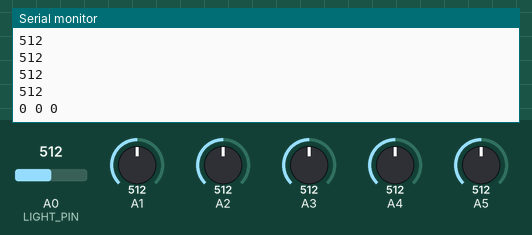
This sketch was run on a simulated Arduino Uno, built with avr-gcc and run on an emulated ATmega328P. On the bench: the last lines printed to the serial monitor. The test bench sets the inputs (shaded band); at power-on: A0 (LIGHT_PIN) = 512, A1 = 512, A3 = 512, A5 = 512, A2 = 512, A4 = 512.

Above: at 1.3 s.
1.4 s: A0 (LIGHT_PIN) set to 716
At 1.93 s:
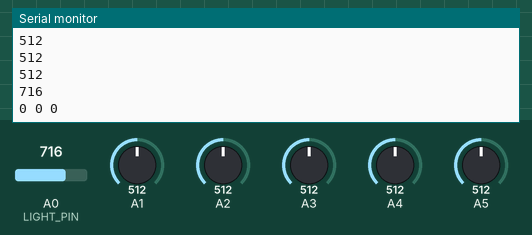
2.9 s: A1 set to 306
At 3.43 s:
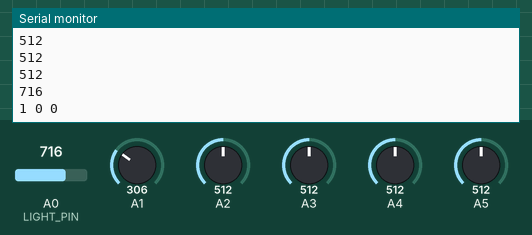
4.4 s: A3 set to 306
At 4.94 s:
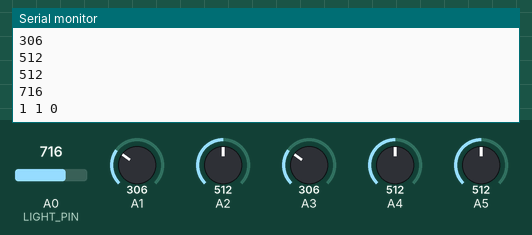
5.9 s: A5 set to 306
At 6.45 s:
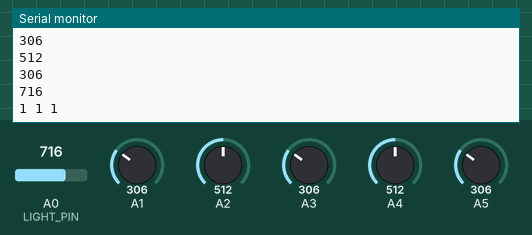
7.4 s: A2 set to 65
8.9 s: A4 set to 992
Timing chart, 0 to 11.4 s (numbered marks = the images above; inputs shaded):
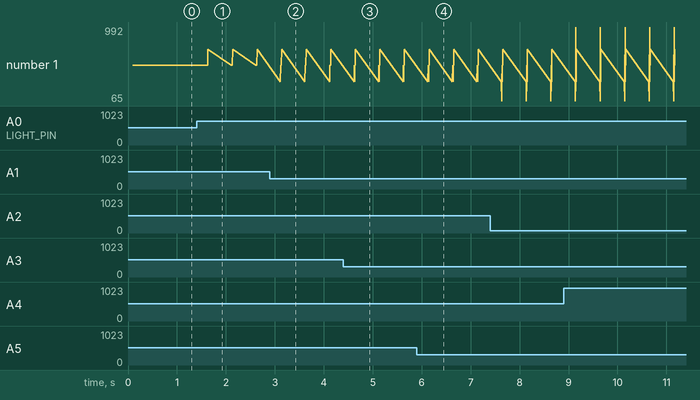

Measured:
- after the input at 1.4 s, the serial monitor: prints a new line after 0.23 s (image 1)
- after the input at 2.9 s, the serial monitor: prints a new line after 0.21 s (image 2)
- after the input at 4.4 s, the serial monitor: prints a new line after 0.25 s (image 3)
- after the input at 5.9 s, the serial monitor: prints a new line after 0.26 s (image 4)
- plotted number 1: 512 → 716 after the input at 1.4 s

The sketch:

light_sensor.ino
```cpp
const int PIN_NUM = 2;
//int pins1[4] = {43, 41, 39, 37};
//int pins2[4] = {36, 38, 40, 42};
//int pins3[4] = {44, 46, 47, 45};
const int LIGHT_PIN[3][2] = {{9, 10}, {11, 12}, {13, 14}};

bool is_on_line[3] = {false};
int light_reference[3][2] = {0};

void read_light() {
    for(int i=0; i<3; ++i) {
        is_on_line[i] = false;
        for(int j=0; j<2; ++j) {
            const int tmp = analogRead(LIGHT_PIN[i][j]);
            Serial.println(tmp);
            if(light_reference[i][j] - tmp > 75) {
                is_on_line[i] = true;
            }
        }
    }
}

void setup() {
    Serial.begin(9600);
    for(int i=0; i<3; ++i) {
        for(int j=0; j<2; ++j) {
            pinMode(LIGHT_PIN[i][j], INPUT);
        }
    }
    delay(100);
    for(int i=0; i<3; ++i) {
        for(int j=0; j<2; ++j) {
            light_reference[i][j] = analogRead(LIGHT_PIN[i][j]);
        }
    }
}

void loop() {
    read_light();
    for(int i=0; i<3; ++i) {
        Serial.print(is_on_line[i]);
        Serial.print(" ");
    }
    Serial.println();
    delay(500);
}
```
